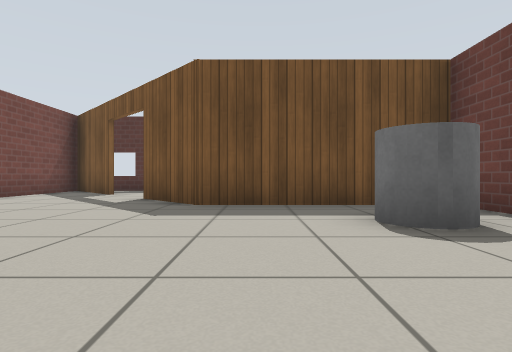
[1] (above)

17 first-person views from a walk through a Gazebo world. The camera is 0.5 m above the floor, looks level and sees 80° across. The floor is counted in squares, 1 m on a side. Each view is taken from the middle of a square. On the plan, view 1 faces up. The plan holds only what a view shows up to about 9 squares ahead; the rest is blank. Gazebo's built-in surfaces are drawn with simple patterns.

[2]
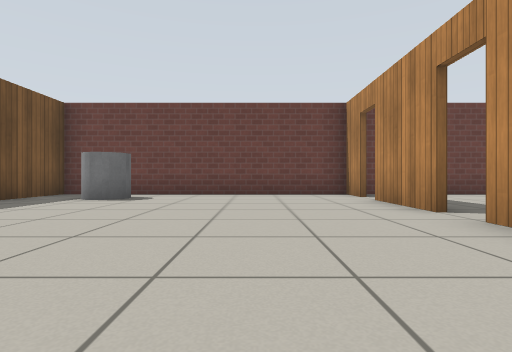

[3]
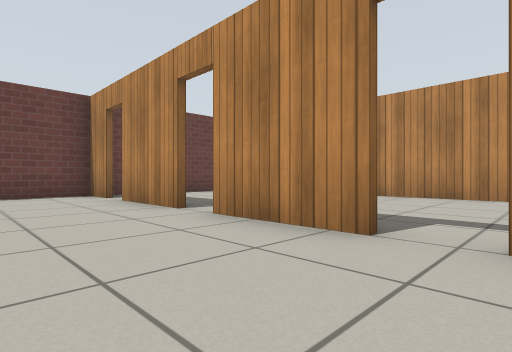

[4]
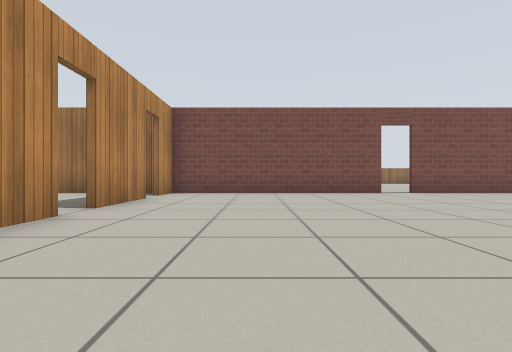

[5]
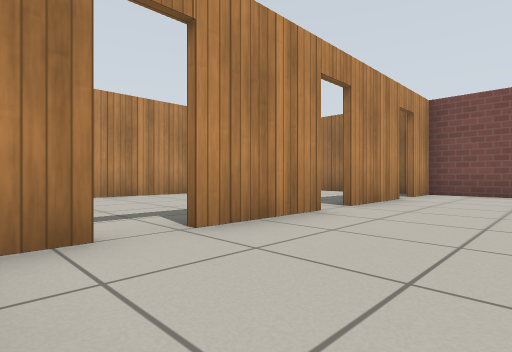

[6]
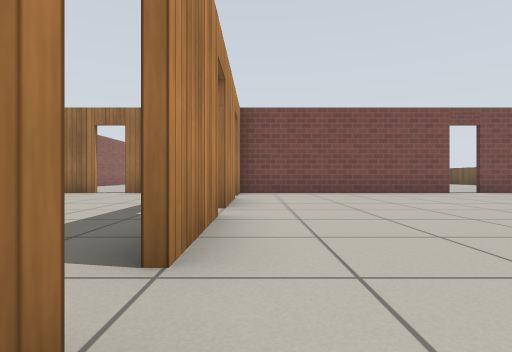

[7]
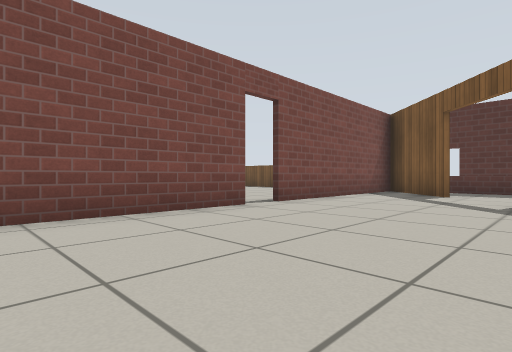

[8]
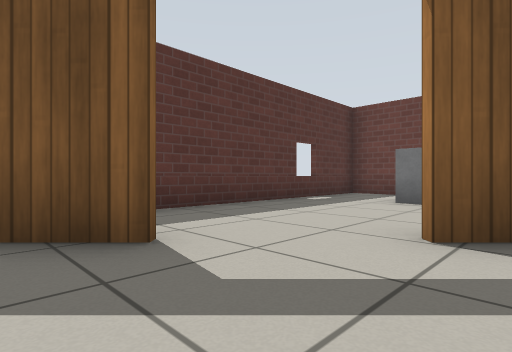

[9]
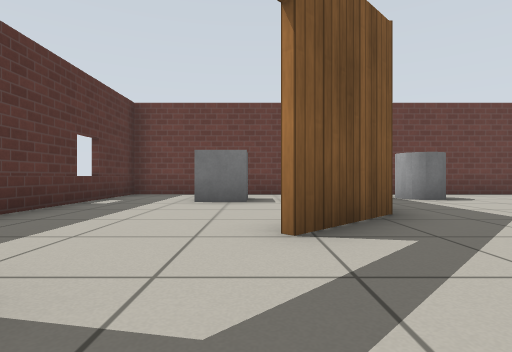

[10]
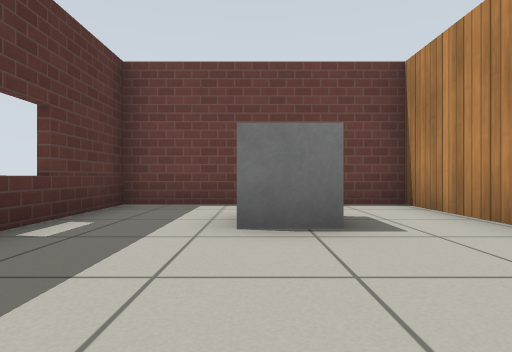

[11]
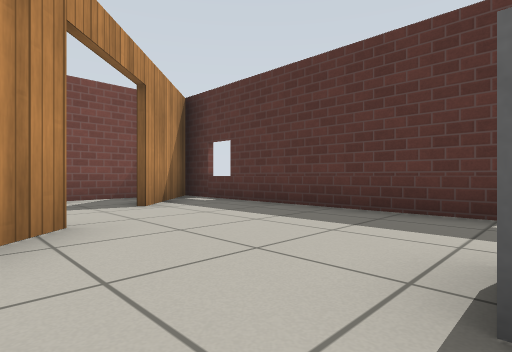

[12]
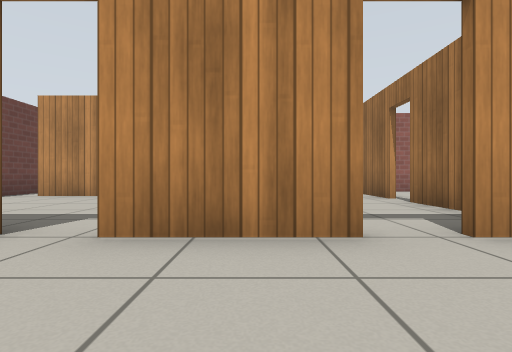

[13]
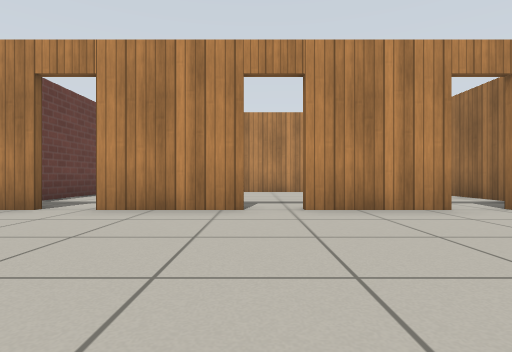

[14]
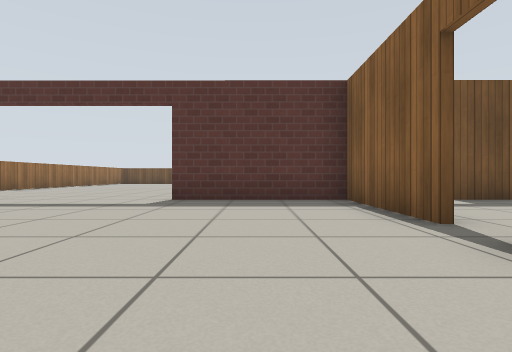

[15]
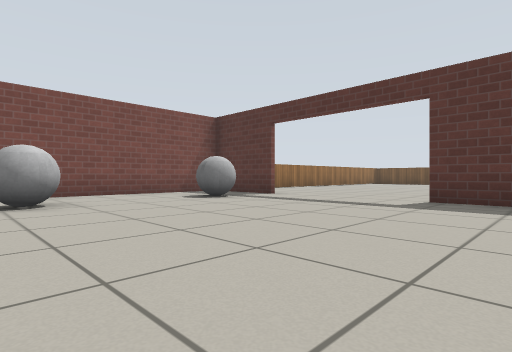

[16]
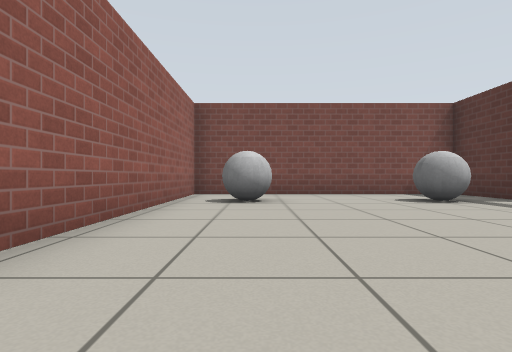

[17]
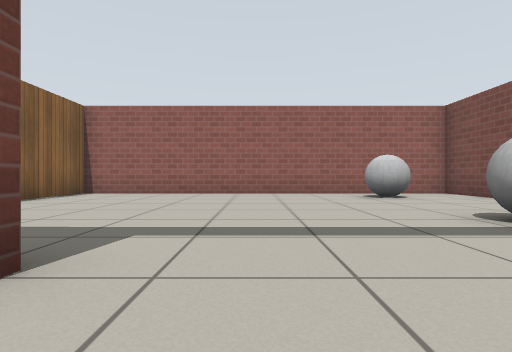

### Floor plan
Key: @ floor where view 1 was taken; # wall or solid block; x gap in a wall; . floor; D open door; C grey cylinder; B grey box; G grey ball.
Columns run from 17 left of view 1 to 4 right of it. Each row starts with its distance up from view 1.
 11             ##########
 10            #.........#
  9            ###.......#
  8            #.DD...BB.#
  7            #..D#..B..#
  6           .#...##....#
  5           .#....######
  4            D.......C.#
  3            #.......C.#
  2            #.........#
  1            #.........#
  0   .....    #.....@...#
 -1   ......   #.........#
 -2    .DDDD   #DD..D..D.#
 -3 ####DDDD####DD#xD##D##
 -4 #..G.......#........#
 -5 #..G.......#........#
 -6 #..........D........#
 -7 #..........##########
 -8 #..G.......#
 -9 #..........#
-10 ############

Where each view was taken, in squares from view 1:
view 1: 0 up, 0 right, facing up
view 2: 0 up, 5 left, facing right
view 3: 0 up, 5 left, facing down-right
view 4: 0 up, 3 right, facing left
view 5: 0 up, 3 right, facing down-left
view 6: 2 down, 3 right, facing left
view 7: 0 up, 2 left, facing up-left
view 8: 6 up, 5 left, facing up-right
view 9: 7 up, 5 left, facing right
view 10: 8 up, 2 left, facing right
view 11: 6 up, 1 right, facing up-left
view 12: 0 up, 3 left, facing down
view 13: 2 up, 1 left, facing down
view 14: 9 down, 8 left, facing up
view 15: 9 down, 8 left, facing up-left
view 16: 8 down, 8 left, facing left
view 17: 1 down, 11 left, facing down
